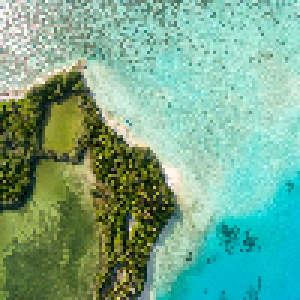
#> input picture data_project6/image1.png, 100 x 100 px (shown 3 times larger)
$ python project6_spectral.py
#> lines starting #> are read from the running program, lines starting #| are printed output that depends on the picture
### project6_kmeans.py
import argparse
import numpy as np
import os
from PIL import Image
from scipy.spatial.distance import cdist
import string

imageDirectory: string = 'data_project6'
filePathOfImage1: string = os.path.join(imageDirectory, 'image1.png')
filePathOfImage2: string = os.path.join(imageDirectory, 'image2.png')

# Used for output the gif.
colors = np.array([[255, 0, 0], [0, 255, 0], [0, 0, 255]])


# Set up the input parameters, and return args.
# [24 lines left out: functions parseArguments, readImagesInNpArray, not called in this run]


def computeKernel(image, gammaS, gammaC):
    # Get image shape.
    rows, cols, colors = image.shape

    # Compute the color distance.
    numOfPixels = rows * cols
    colorDist = cdist(image.reshape(numOfPixels, colors), image.reshape(numOfPixels, colors), 'sqeuclidean')

    # Compute the indices of a grid.
    indices = np.indices((rows, cols))
    indicesOfRow = indices[0]
    indicesOfCol = indices[1]

    # Compute the indices vector.
    indicesVector = np.hstack((indicesOfRow.reshape(-1, 1), indicesOfCol.reshape(-1, 1)))

    # Compute the spatial distance.
    spatialDist = cdist(indicesVector, indicesVector, 'sqeuclidean')

    # The kernel formula in spec.
    return np.multiply(np.exp(-gammaS * spatialDist), np.exp(-gammaC * colorDist))


# [168 lines left out: functions initCenters, initClusters, getCurrentImageState, getSumOfPairwiseDistance, kernelClustering, kernelKmeans and 1 more, not called in this run]


# [2 lines that do not run on import are left out]

### project6_spectral.py
import argparse
import matplotlib.pyplot as plt
import numpy as np
import os
from PIL import Image
from project6_kmeans import getCurrentImageState, computeKernel
import string

imageDirectory: string = 'data_project6'
filePathOfImage1: string = os.path.join(imageDirectory, 'image1.png')
filePathOfImage2: string = os.path.join(imageDirectory, 'image2.png')


# Set up the input parameters, and return args.
def parseArguments():
    parse = argparse.ArgumentParser()

    # Number of clusters.
    parse.add_argument('--cluster', default=2)
    # Parameter gamma_s in kernel.
    parse.add_argument('--gammas', default=0.0001)
    # Parameter gamma_c in kernel.
    parse.add_argument('--gammac', default=0.001)
    # Type for cut, 0 -> ratio cut, 1 -> normalized cut.
    parse.add_argument('--cutmode', default=0)
    # Mode for initializing clusters, 0 -> randomly, 1 -> kmeans++.
    parse.add_argument('--initmode', default=0)

    return parse.parse_args()


def readImagesInNpArray():
    # Read the image files.
    images = [Image.open(filePathOfImage1), Image.open(filePathOfImage2)]
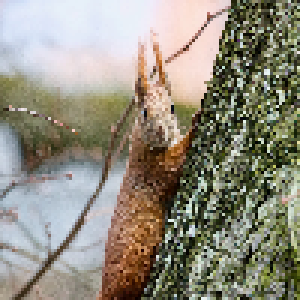
#> input picture data_project6/image2.png, 100 x 100 px (shown 3 times larger)

    # Convert image to numpy array.
    images[0] = np.asarray(images[0])
    images[1] = np.asarray(images[1])

    return images


# Compute matrixU which containing eigenvectors.
# [162 lines left out: functions computeMatrixU, initCenters, kmeansClustering, kmeansRecomputeCenters, kmeans, plotResult and 1 more, not called in this run]


def main():
    args = parseArguments()
    # Get parameters.
    numOfClusters = int(args.cluster)
    gammaS = float(args.gammas)
    gammaC = float(args.gammac)
    cutMode = int(args.cutmode)
    initMode = int(args.initmode)

    images = readImagesInNpArray()
#> images = 2 items

    for index, image in enumerate(images):
        # Compute the kernel.
        kernel = computeKernel(image, gammaS, gammaC)

        # Compute matrixU (containing eigenvectors).
        matrixU = computeMatrixU(kernel, cutMode, numOfClusters)
        # Normalized cut.
        if cutMode == 1:
            sumOfEachRow = np.sum(matrixU, axis=1)
            for row in range(len(matrixU)):
                matrixU[row, :] /= sumOfEachRow[row]

        # Spectral clustering.
        rows, cols, _ = image.shape
        spectralClustering(rows, cols, numOfClusters, matrixU, initMode, cutMode, index)
#> this loop made 1 pass
#> (rows, cols, colors in computeKernel, numOfPixels in computeKernel) on pass 1: (100, 100, 3, 10000)
#> pass 1, in computeKernel, `indicesOfRow = indices[0]`:
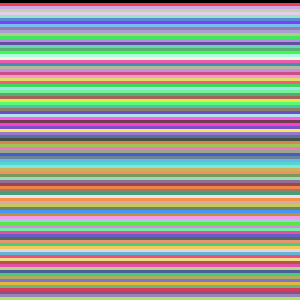
#> indicesOfRow: shape (100, 100) int64 (shown 3 times larger); 100 distinct labels, from 0 to 99; one colour per label, 0 black
#> pass 1, in computeKernel, `indicesOfCol = indices[1]`:
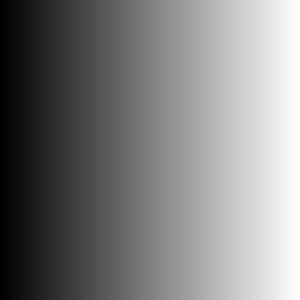
#> indicesOfCol: shape (100, 100) int64 (shown 3 times larger); min 0, max 99, mean 49.5; drawn with min black and max white


if __name__ == '__main__':
#> (the run stopped early here; a loop or call above may not have finished)
